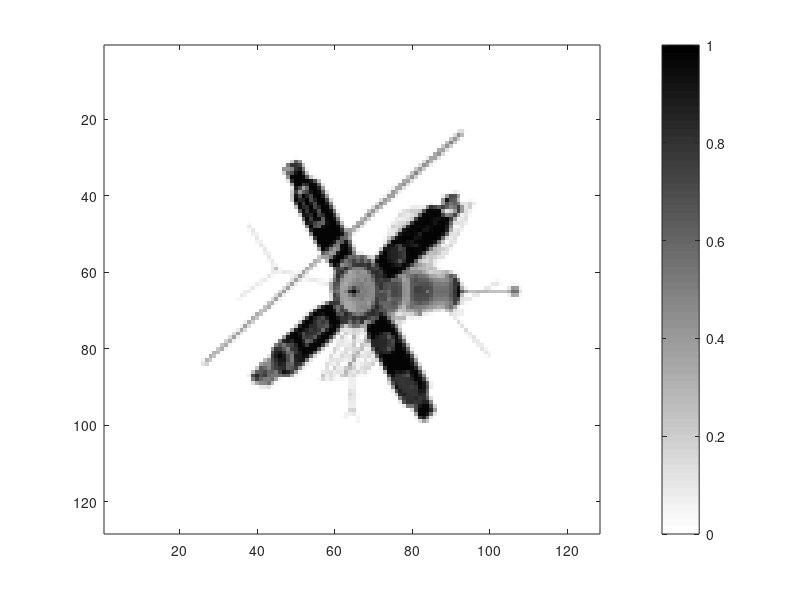
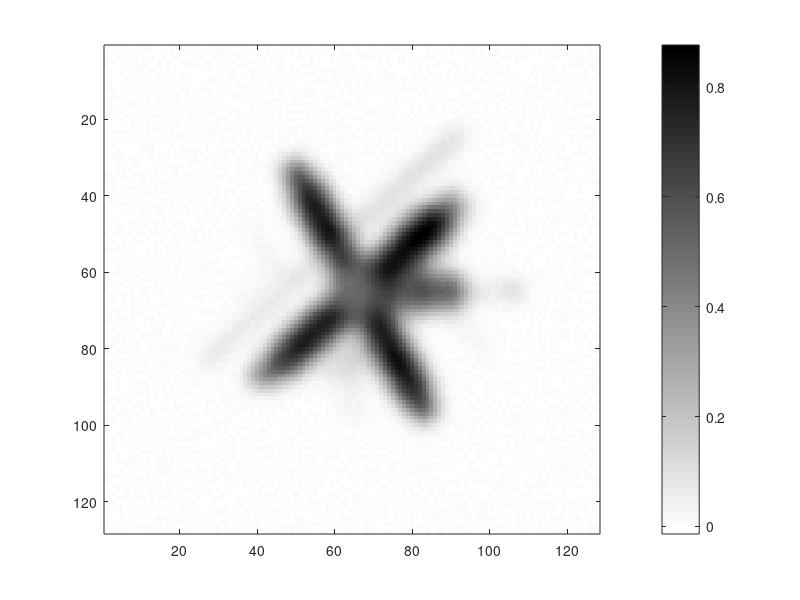
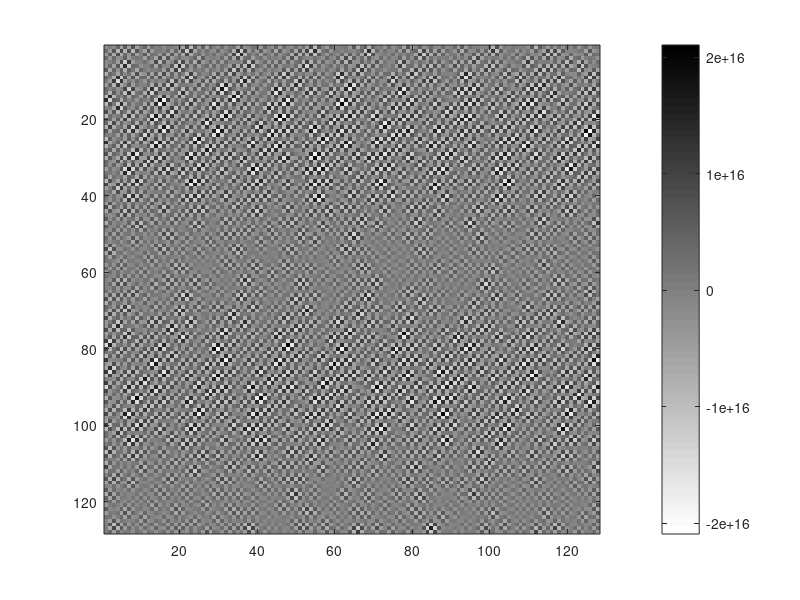

Here is the MATLAB script that generated these plots, in order: (Note: this script raises an error after producing the figures.)
%  
%  2d image deblurring inverse problem with periodic boundary conditions.
%
clear all, close all
load satellite
x_true = x_true/max(x_true(:));
[nx,ny] = size(x_true);
n = nx*ny;
h = 1/nx;
x = [-0.5+h/2:h:0.5-h/2]';
[X,Y]=meshgrid(x);
sig = 0.02;
kernel = exp(-((X-h/2).^2+(Y-h/2).^2)/2/sig^2);
kernel = kernel/sum(sum(kernel));
ahat = fft2(fftshift(kernel));

Amult = @(x) real(ifft2(ahat.*fft2(x)));
Ax = Amult(x_true);
err_lev = 2; %%%input(' Percent error in data = ')
sigma = err_lev/100 * norm(Ax(:)) / sqrt(n);
rng(0)
eta =  sigma * randn(nx,ny);
b = Ax + eta;
bhat = fft2(b);
figure(1) 
  imagesc(x_true), colorbar, colormap(1-gray)
figure(2)
  imagesc(b), colorbar, colormap(1-gray)
figure(3)
  imagesc(real(ifft2(bhat./ahat))), colorbar, colormap(1-gray)
  
% Find the discrepancy choice for alpha (see Section 2.2) and plot the
% reconstruction
alpha_flag = input(' Enter 1 for GCV and 2 for L-curve regularization parameter selection. ');
if alpha_flag == 1
    G_fn=@(a)(sum(sum((a^2*abs(bhat).^2)./(abs(ahat).^2+a).^2))) / ...
             (n-sum(sum(abs(ahat).^2./(abs(ahat).^2+a))))^2;
    alpha =  fminbnd(G_fn,0,1);
elseif alpha_flag == 2
    C_fn = @(alpha) - curvatureLcurve(alpha,ahat,b);
    alpha = fminbnd(C_fn,0,1);
end
xalpha = real(ifft2((ahat./(abs(ahat).^2+alpha).*bhat)));
figure(4)
  imagesc(xalpha), colorbar, colormap(1-gray)
  
